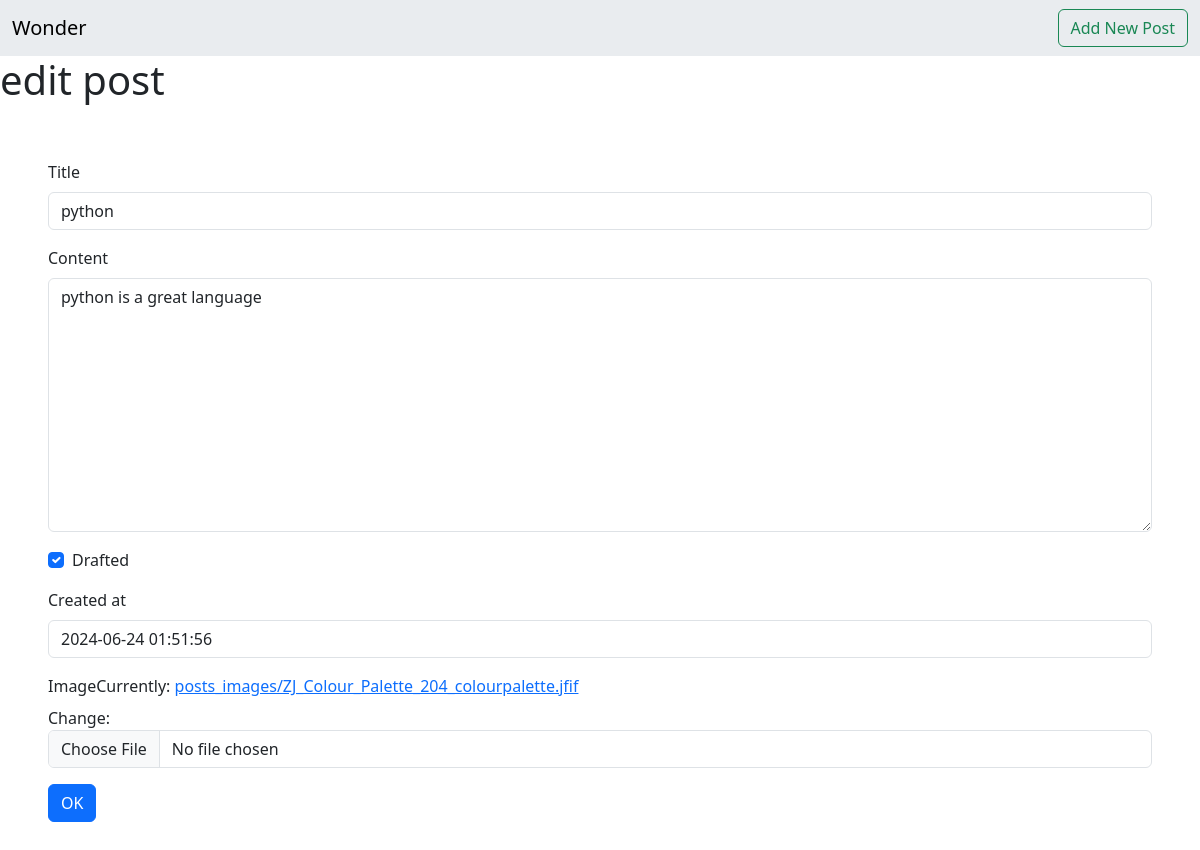
The page /DJblog/2/edit on the database its author committed.
### DJblog/models.py (models this page shows, shortened)
class Post(models.Model):
    title = models.CharField(max_length=100)
    content = models.TextField(max_length=20000)
    writer = models.ForeignKey(User,related_name='post_writer',on_delete=models.SET_NULL,null=True,blank=True)
    drafted = models.BooleanField(default=True)
    tags = TaggableManager()
    created_at = models.DateTimeField(default=timezone.now)
    image = models.ImageField(upload_to="posts_images")

### DJblog/views.py (the view)
# urls.py: path('<int:post_id>/edit',post_edit),
def post_edit(request,post_id):
    data = Post.objects.get(id=post_id)
    if request.method == 'POST':
        form = PostForm(request.POST,request.FILES,instance=data)
        if form.is_valid():
            myform = form.save(commit=False)
            myform.writer = request.user
            myform = form.save()
            form = PostForm()
        return redirect('/DJblog/')
    else:
        form = PostForm(instance=data)
    return render(request,'post_edit.html',{'form':form})

### DJblog/forms.py
class PostForm(forms.ModelForm):
    class Meta :
        model = Post
        exclude = ('writer',)

### DJblog/templates/post_edit.html (shortened to what this page needs)
{% load django_bootstrap5 %}
<!doctype html>
<html lang="en">
  <head>
    <link href="https://cdn.jsdelivr.net/npm/bootstrap@5.3.3/dist/css/bootstrap.min.css" rel="stylesheet">
  </head>
  <body>
    <nav class="navbar bg-body-secondary">
        <div class="container-fluid">
          <a href='/DJblog/' class="navbar-brand">Wonder</a>
          <form class="d-flex" role="search">
            <a href='/DJblog/new' class="btn btn-outline-success">Add New Post</a>
          </form>
        </div>
      </nav>
    <h1>edit post</h1>
    <form method="post" enctype="multipart/form-data" class="mx-5 py-5">
        {% bootstrap_form form %}
        {% bootstrap_button button_type="submit" content="OK" %}
    </form>
  </body>
</html>

### rows shown on the page
Post: title "python", content "python is a great language", drafted "☑", created_at "2024-06-24 01:51:56"
